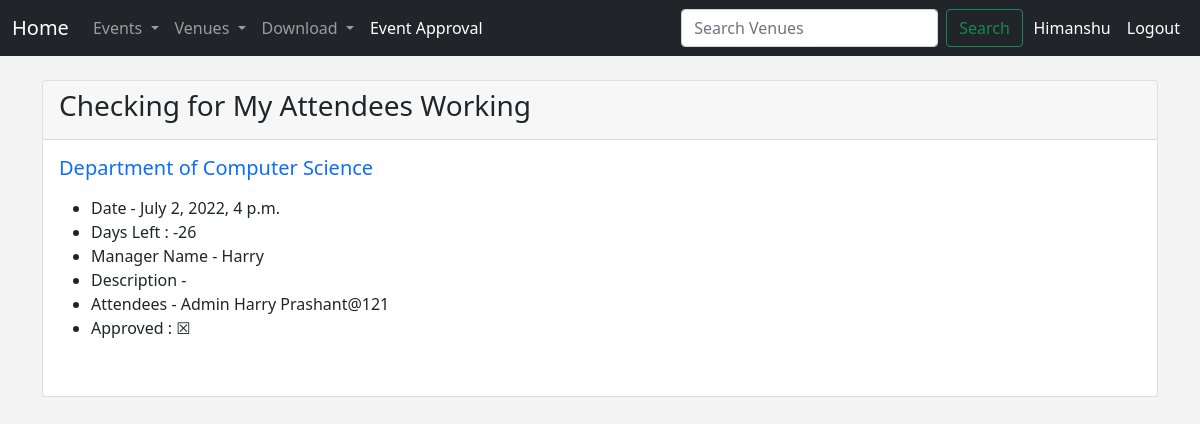
/show_event/15 (signed in), run on the app's committed database.
### events/models.py (models this page shows, shortened)
class Event(models.Model):
    name=models.CharField('Event Name',max_length=120)
    event_date=models.DateTimeField('Event Date ')
    venue= models.ForeignKey(Venue,blank=True,null=True,on_delete=models.CASCADE)
    manager= models.ForeignKey(User,blank=True,null=True,on_delete=models.SET_NULL)
    description=models.TextField(blank=True)
    attendees= models.ManyToManyField(User,blank=True,related_name="all_users")
    approved=models.BooleanField("Approved",default=False)
    def __str__(self):
        return self.name
    @property
    def days_left(self):
        today=date.today()
        days_left=self.event_date.date()-today
        temp=str(days_left).split(",",1)[0].split(' ')[0]
        return int(temp)

class Venue(models.Model):
    name=models.CharField('Venue Name ',max_length=120)
    address=models.CharField('Venue Address ',max_length=120)
    zip_code=models.CharField('Venue zipcode ',max_length=15 ,blank=True)
    phone=models.CharField('Venue Number ',max_length=13,blank=True)
    web=models.CharField('Website Address ', max_length=25 ,blank=True)
    email_address=models.EmailField('Venue Email',blank=True)
    owner=models.IntegerField('Venue Owner',blank=False,default=1)
    venue_image=models.ImageField(null=True,blank=True,upload_to="images/")
    def __str__(self):
        return self.name

### events/views.py (the view)
# urls.py: path('show_event/<event_id>',views.show_event,name='show_event'),
def show_event(request,event_id):
    if request.user.is_authenticated:
        event=Event.objects.get(pk=event_id)
        return render(request,"events/show_event.html",
        {
            'event':event,
        }
        )
    messages.success(request,"You need to log in first!!")
    return redirect('login-user')

### events/templates/events/show_event.html (shortened to what this page needs)
{% extends 'events/base.html' %}
{%block content%}
<div class="card">
    <div class="card-header">
        <h3>{{event}}</h4>
    </div>
    <div class="card-body">
        <h5 class="card-title"><a href="{% url 'show-venue'  event.venue.id %}"
                style="text-decoration: none;">{{event.venue}}</a></h5>
        <p class="card-text">
        <ul>
            <li>Date - {{ event.event_date }}</li>
            <li>Days Left : {{event.days_left}} </li>
            <li>Manager Name - {{ event.manager }}</li>
            <li>Description - {{ event.description }}</li>
            <li> Attendees -
                {% for attendees in event.attendees.all %}
                {{attendees}}
                {%endfor%}
            </li>
            <li>Approved :
                {% if event.approved %}
                    &#9745
                {%else%}
                    &#9746
                {%endif%}
            </li>
            <br>
        </ul>
        </p>
    </div>
</div>
{%endblock%}

### events/templates/events/navbar.html (shortened to what this page needs)
<nav class="navbar navbar-expand-lg navbar-dark bg-dark">
    <div class="container-fluid">
        <a class="navbar-brand" href="{%url 'home' %}">Home</a>
        <div class="collapse navbar-collapse" id="navbarSupportedContent">
            <ul class="navbar-nav me-auto mb-2 mb-lg-0">
                {%if  user.is_authenticated %}
                <li class="nav-item dropdown">
                    <a class="nav-link dropdown-toggle" href="#" id="navbarDropdown" role="button"
                        data-toggle="dropdown" aria-haspopup="true" aria-expanded="false">
                        Events
                    </a>
                </li>
                <li class="nav-item dropdown">
                    <a class="nav-link dropdown-toggle" href="#" id="navbarDropdown" role="button"
                        data-toggle="dropdown" aria-haspopup="true" aria-expanded="false">
                        Venues
                    </a>
                </li>
                <li class="nav-item dropdown">
                    <a class="nav-link dropdown-toggle" href="#" id="navbarDropdown" role="button"
                        data-toggle="dropdown" aria-haspopup="true" aria-expanded="false">
                        Download
                    </a>
                </li>
                <li class="nav-item">
                    <a class="nav-link active" aria-current="page" href="{% url 'approve_events' %}">Event Approval</a>
                </li>
                {%endif%}
            </ul>
            {% if user.is_authenticated %}
            <form class="d-flex" method=POST action="{% url 'search-venues' %}" style="padding-right: 0.7mm;">
                <input class="form-control me-2" type="search" placeholder="Search Venues" aria-label="Search"
                    name="searched_data">
                <button class="btn btn-outline-success" type="submit">Search</button>
            </form>
            <div style="color: white; padding: 0.5rem 0.5rem;"> {{user.first_name}} </div>
            <a class="nav-link active" aria-current="page" href="{% url 'logout-user' %}"
                style="color: white; padding: 0.5rem 0.5rem">Logout</a>
            {% endif %}
        </div>
    </div>
</nav>

### events/templates/events/base.html (style rules this page uses)
body { background: #f4f4f4; }

### data on the page
Event: name "Checking for My Attendees Working", venue "Department of Computer Science", event_date "July 2, 2022, 4 p.m.", days_left "-26", manager "Harry"

### other printed values
{{ user.first_name }} "Himanshu"
{{ attendees }} "Admin"
{{ attendees }} "Harry"
{{ attendees }} "Prashant@121"
